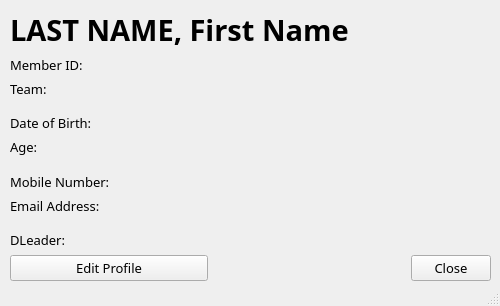
<?xml version="1.0" encoding="UTF-8"?>
<ui version="4.0">
 <class>MainWindow</class>
 <widget class="QMainWindow" name="MainWindow">
  <property name="geometry">
   <rect>
    <x>0</x>
    <y>0</y>
    <width>500</width>
    <height>306</height>
   </rect>
  </property>
  <property name="font">
   <font>
    <family>IBM Plex Sans</family>
    <pointsize>10</pointsize>
   </font>
  </property>
  <property name="windowTitle">
   <string>MainWindow</string>
  </property>
  <widget class="QWidget" name="centralwidget">
   <widget class="QWidget" name="layoutWidget">
    <property name="geometry">
     <rect>
      <x>10</x>
      <y>10</y>
      <width>481</width>
      <height>271</height>
     </rect>
    </property>
    <layout class="QVBoxLayout" name="verticalLayout">
     <item>
      <widget class="QLabel" name="label_memberName">
       <property name="font">
        <font>
         <family>IBM Plex Sans</family>
         <pointsize>22</pointsize>
         <weight>75</weight>
         <bold>true</bold>
        </font>
       </property>
       <property name="text">
        <string>LAST NAME, First Name</string>
       </property>
       <property name="alignment">
        <set>Qt::AlignLeading|Qt::AlignLeft|Qt::AlignVCenter</set>
       </property>
      </widget>
     </item>
     <item>
      <widget class="QLabel" name="label_memberID">
       <property name="text">
        <string>Member ID: </string>
       </property>
      </widget>
     </item>
     <item>
      <widget class="QLabel" name="label_teamName">
       <property name="text">
        <string>Team:</string>
       </property>
      </widget>
     </item>
     <item>
      <spacer name="verticalSpacer">
       <property name="orientation">
        <enum>Qt::Vertical</enum>
       </property>
       <property name="sizeType">
        <enum>QSizePolicy::Preferred</enum>
       </property>
       <property name="sizeHint" stdset="0">
        <size>
         <width>20</width>
         <height>20</height>
        </size>
       </property>
      </spacer>
     </item>
     <item>
      <widget class="QLabel" name="label_dob">
       <property name="text">
        <string>Date of Birth:</string>
       </property>
      </widget>
     </item>
     <item>
      <widget class="QLabel" name="label_age">
       <property name="text">
        <string>Age:</string>
       </property>
      </widget>
     </item>
     <item>
      <spacer name="verticalSpacer_2">
       <property name="orientation">
        <enum>Qt::Vertical</enum>
       </property>
       <property name="sizeType">
        <enum>QSizePolicy::Preferred</enum>
       </property>
       <property name="sizeHint" stdset="0">
        <size>
         <width>20</width>
         <height>20</height>
        </size>
       </property>
      </spacer>
     </item>
     <item>
      <widget class="QLabel" name="label_mobileNumber">
       <property name="text">
        <string>Mobile Number:</string>
       </property>
      </widget>
     </item>
     <item>
      <widget class="QLabel" name="label_emailAddress">
       <property name="text">
        <string>Email Address:</string>
       </property>
      </widget>
     </item>
     <item>
      <spacer name="verticalSpacer_3">
       <property name="orientation">
        <enum>Qt::Vertical</enum>
       </property>
       <property name="sizeType">
        <enum>QSizePolicy::Preferred</enum>
       </property>
       <property name="sizeHint" stdset="0">
        <size>
         <width>20</width>
         <height>20</height>
        </size>
       </property>
      </spacer>
     </item>
     <item>
      <widget class="QLabel" name="label_dLeader">
       <property name="text">
        <string>DLeader:</string>
       </property>
      </widget>
     </item>
     <item>
      <layout class="QHBoxLayout" name="horizontalLayout">
       <item>
        <widget class="QPushButton" name="btn_editProfile">
         <property name="sizePolicy">
          <sizepolicy hsizetype="Expanding" vsizetype="Fixed">
           <horstretch>0</horstretch>
           <verstretch>0</verstretch>
          </sizepolicy>
         </property>
         <property name="text">
          <string>Edit Profile</string>
         </property>
        </widget>
       </item>
       <item>
        <spacer name="horizontalSpacer">
         <property name="orientation">
          <enum>Qt::Horizontal</enum>
         </property>
         <property name="sizeHint" stdset="0">
          <size>
           <width>40</width>
           <height>20</height>
          </size>
         </property>
        </spacer>
       </item>
       <item>
        <widget class="QPushButton" name="btn_close">
         <property name="text">
          <string>Close</string>
         </property>
        </widget>
       </item>
      </layout>
     </item>
    </layout>
   </widget>
  </widget>
  <widget class="QStatusBar" name="statusbar"/>
 </widget>
 <resources/>
 <connections/>
</ui>
